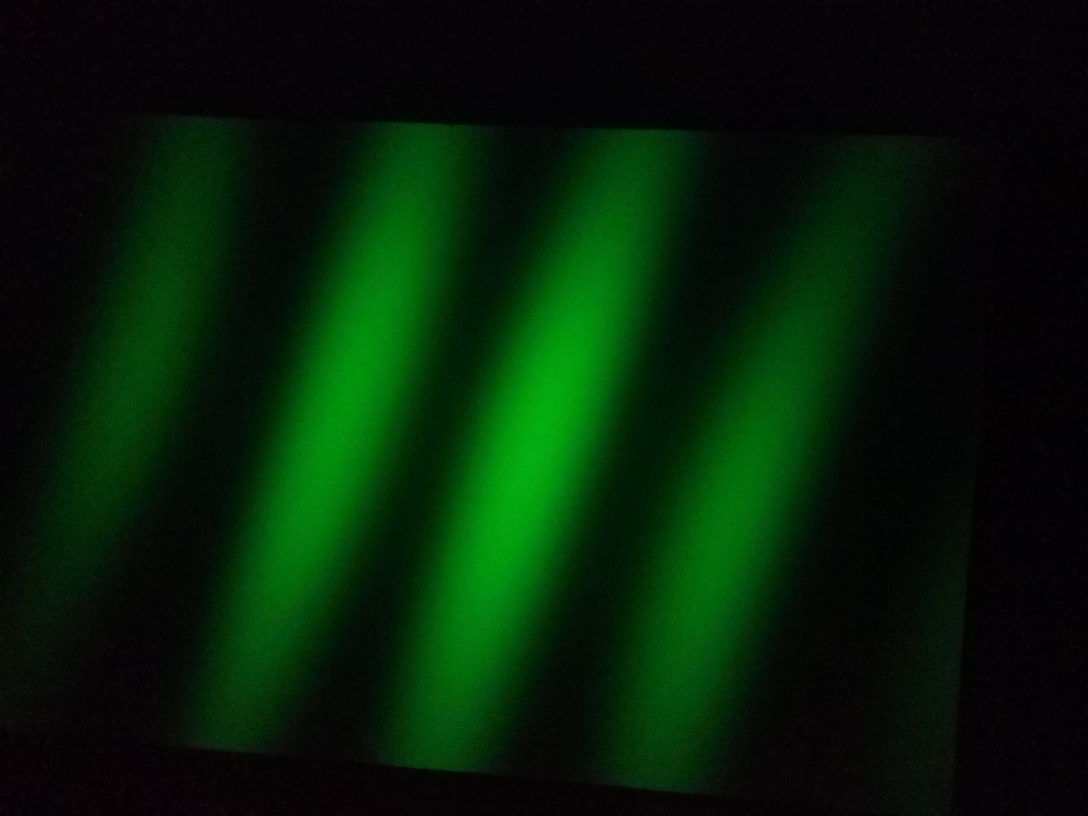
#> input picture test_py/0.jpg, 3264 x 2448 px, given in place of pic-2.jpg, which was not available (shown at 1/3 size)
$ python remove_background.py   (Python 2 division)   (older library calls are emulated)
#> lines starting #> are read from the running program, lines starting #| are printed output that depends on the picture; pictures that were not available may be replaced by others from this repository, and a replacement may not be noted
#!/usr/bin/env python

import cv2
import math
import pylab
import numpy as np
# local modules
from common import splitfn

# built-in modules
import os
import matplotlib.pyplot as plt

from util import *

if __name__ == '__main__':
    import sys
    import getopt


######### laser detection#############
    image = cv2.imread('/home/ply/pic/background  picture/pic-2.jpg',0)
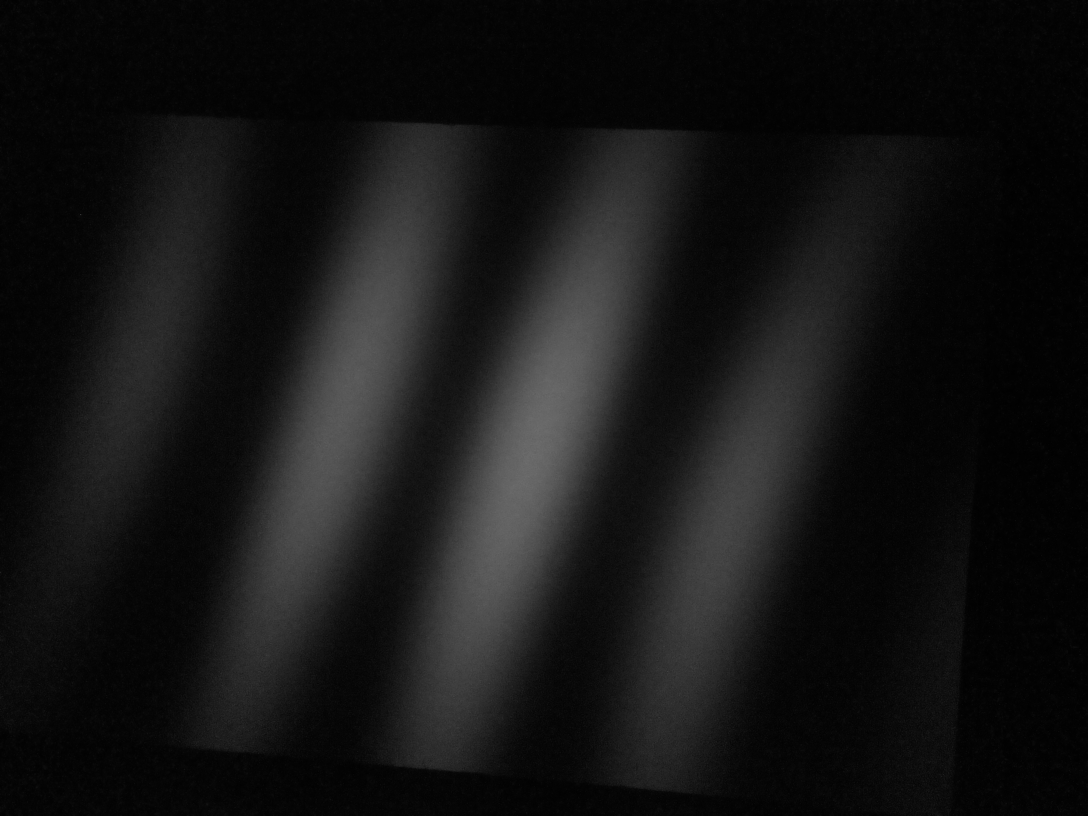
#> image: shape (2448, 3264) (shown at 1/3 size); min 0, max 113, mean 20.7
    image_background = cv2.imread('/home/ply/pic/background  picture/pic-0.jpg',0)
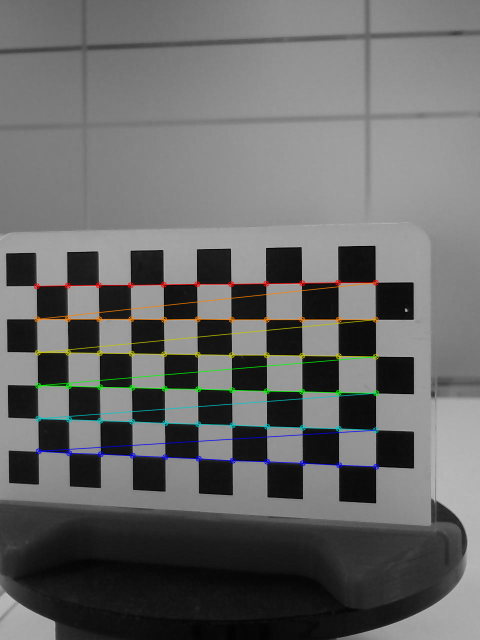
#> input picture test_py/None_chess.bmp, 960 x 1280 px, given in place of pic-0.jpg, which was not available (shown at 1/2 size)
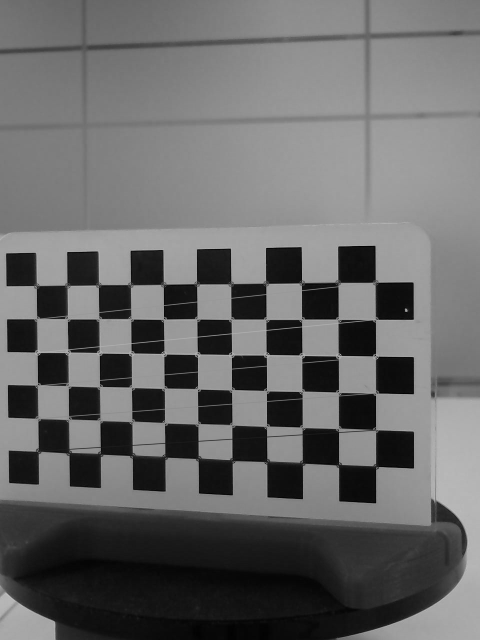
#> image_background: shape (1280, 960) (shown at 1/2 size); min 0, max 198, mean 103.3


    def r_rgb(image):
        return cv2.split(image)[0]


#    image = r_rgb(image)
#    image_background = r_rgb(image_background)

#> (the run stopped early here; a loop or call above may not have finished)
